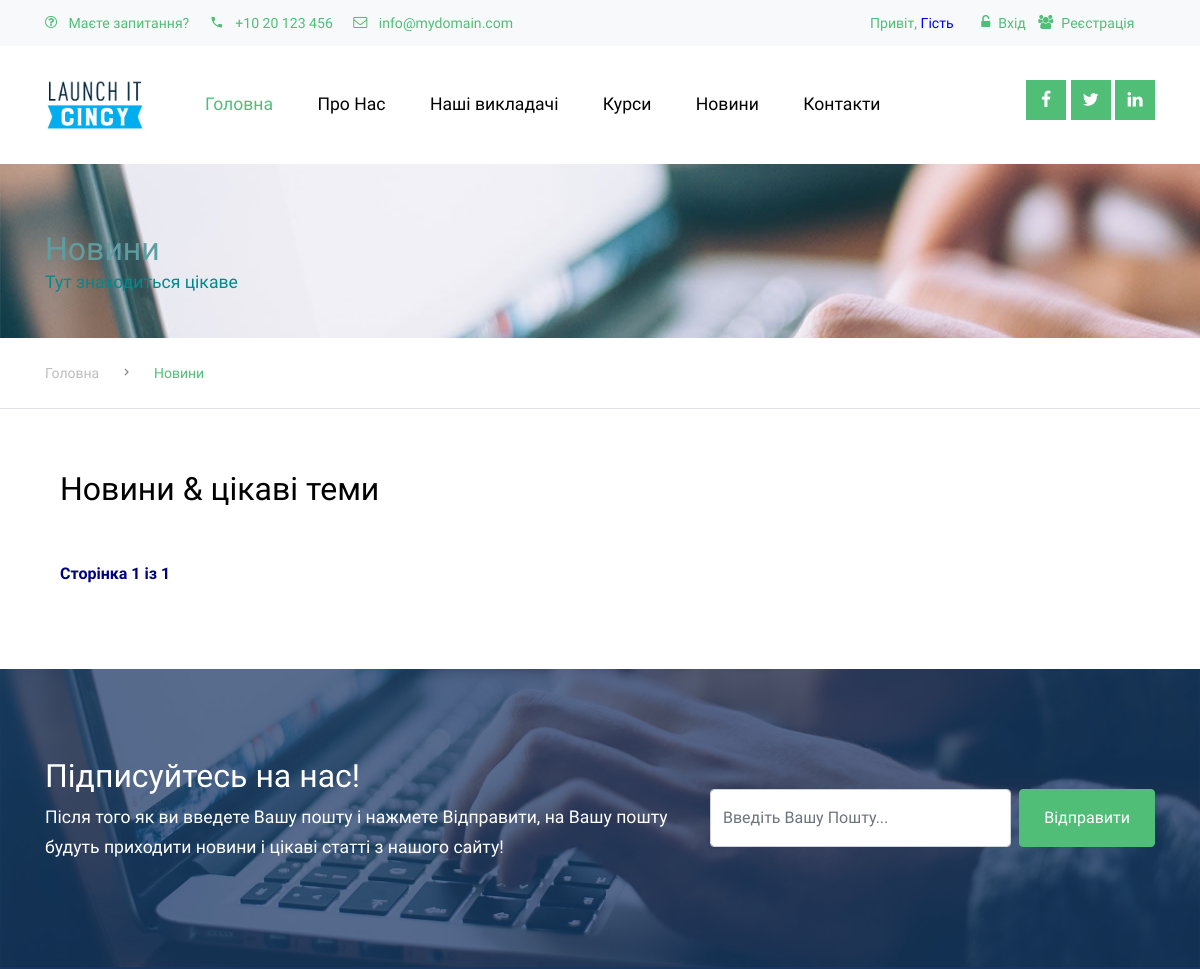
The app's page /news (upper part), older data.
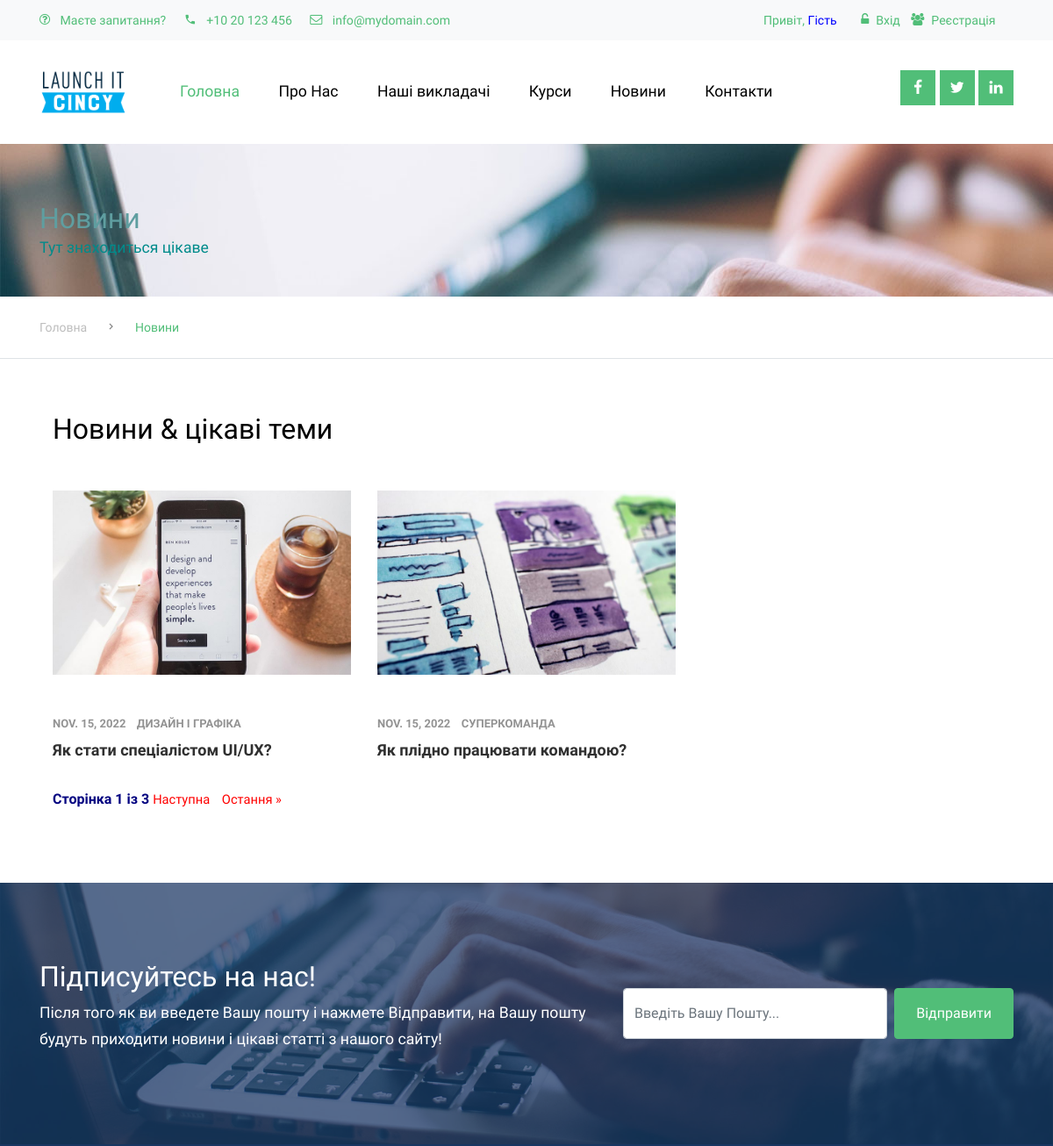
The same page, newer data.
### home/models.py (models this page shows, shortened)
class News(models.Model):
	name = models.CharField(max_length=100, unique=True, null=False)
	topic = models.CharField(max_length=200, unique=True, null=False)
	text = models.TextField(null=False)
	photo = models.FileField(upload_to='news/', null=False)
	date = models.DateField()
	url = models.SlugField(max_length=130, null=True)

### home/views.py (the view)
# urls.py: path('news', news),
def news(request):
	page_size = 2
	all_news = News.objects.all()
	paginator = Paginator(all_news, page_size)
	page_number = request.GET.get('page')
	paginate_news = paginator.get_page(page_number)
	return render(request, 'home/news.html', {
		'page_title': 'Новини',
		'all_news': all_news,
		'paginate_news': paginate_news
	})

### templates/home/news.html (shortened to what this page needs)
{% extends 'layouts/base.html' %}
{% block content %}
{% load static %}
        <div class="site-section ftco-subscribe site-blocks-cover pb-4" style="background-image: url({% static 'images/bg_1.jpg' %})">
             <div class="container">
                  <div class="row align-items-end">
                      <div class="col-lg-7">
                          <h2 class="mb-0" style="color: CadetBlue">{{ page_title }}</h2>
                          <p style="color: darkcyan">Тут знаходиться цікаве</p>
                      </div>
                  </div>
             </div>
        </div>
        <div id="breadcrumb" class="custom-breadcrumns border-bottom">
            <div class="container">
                <a href="/">Головна</a>
                <span class="mx-3 icon-keyboard_arrow_right"></span>
                <span class="current">Новини</span>
            </div>
        </div>
        <div class=section">
            <div class="container">
                    <div class="news-updates">
                        <div class="container">
                            <div class="section-heading">
                                <h2 class="text-black">Новини & цікаві теми</h2>
                            </div>
                            <br>
                            <div class="row">
                                {% for n in paginate_news %}
                                    <div class="col-lg-4 col-md-6 mb-4">
                                        <div class="post-entry-big">
                                            <a href="/{{ n.url }}/" class="img-link"><img src="/media/{{ n.photo }}" width="350" height="300" alt="Image" class="img-fluid"></a>
                                            <div class="post-content">
                                                <div class="post-meta">
                                                    <a href="#">{{ n.date }}</a>
                                                    <a href="#">{{ n.name }}</a>
                                                </div>
                                                <h3 class="post-heading"><a href="/home/{{ n.url }}/">{{ n.topic }}</a></h3>
                                            </div>
                                        </div>
                                    </div>
                                {% endfor %}
                            </div>
                            <div class="news-filter clearfix">
                                <div class="wrap-pagination-info">
                                    <div class="pagination my-paginator">
                                        <span class="step-links">
                                            <span class="current">
                                                Сторінка {{ paginate_news.number }} із
                                                {{ paginate_news.paginator.num_pages }}
                                            </span>
                                            {% if paginate_news.has_next %}
                                                <a class="red"
                                                   href="?page={{ paginate_news.next_page_number }}">
                                                    Наступна
                                                </a>
                                                <a class="red"
                                                   href="?page={{ paginate_news.paginator.num_pages }}">
                                                    Остання &raquo;
                                                </a>
                                            {% endif %}
                                        </span>
                                    </div>
                                </div>
                            </div>
                        </div>
                    </div>
            </div>
        </div>
{% endblock content %}

Row changes from the older to the newer data that the page shows:
added News: photo (picture), date "NOV. 15, 2022", name "ДИЗАЙН І ГРАФІКА", topic "Як стати спеціалістом UI/UX?"
added News: photo (picture), date "NOV. 15, 2022", name "СУПЕРКОМАНДА", topic "Як плідно працювати командою?"
Text that changed along with them:
{{ paginate_news.paginator.num_pages }}: "1" → "3"
text now shown: "Наступна Остання »"
